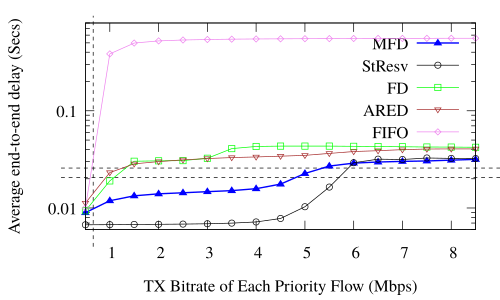

Source code (gnuplot):
#! xgp flow_pps.dat
# Created the Fri Dec  8 02:30:12 CET 2017 with:
#   ____________________________
#  /                            \
# /        xgp        __________/
# \__________________/.:nonsns:.
#
 
#-------------------------------------
# SHAPES:
# (c)ircle  (t)riangle (i)nv.tri.
#           (d)iamond  (s)quare
# FILLING:
# (f)illed  (o)paque  (e)mpty (default)
#-------------------------------------
   s=4  ; es=s  ; fs=s+1 ; os=s+66
   c=6  ; ec=c  ; fc=c+1 ; oc=os+1
   t=8  ; et=t  ; ft=t+1 ; ot=oc+1
   i=10 ; ei=i  ; fi=i+1 ; oi=ot+1
   d=12 ; ed=d  ; fd=d+1 ; od=oi+1
   p=14 ; ep=p  ; fp=p+1 ; op=od+1
#-------------------------------------
#  e.g.:  
#  empty circles vs filled squares
#  plot "file" u 1:3 w p pt ec, 
#           "" u 1:4 w lp pt fs
#-------------------------------------

#Happy gnuplotting

#ty=ARG1
set out "delay_new.pdf"
#set out "delay_detnet.pdf"
#set out "delay_fifo.pdf"
set term pdf font "Times,18"
#set terminal X11 enhanced font "courier 10 pitch, 16" size 1200,1000

set pointsize 0.75

set key top right
#set ylabel "Per flow rate [pps]"
#set title "Priority Bandwidth reservation Output (21Mbps Input link and 10Mbps Output link)\nPriority Bandwidth Sharing\n10 Detnet Flows and 2 Other heavy flows\nExplicit Bandwidth Reservation for Detnet Flows (Flows send their bandwidth requirement) \n and the remaining availble bandwidth is fairly shared by other flows."
#set title "Fifo Queue Output (21Mbps Input link and 10Mbps Output link)\n10 Detnet Flows and 2 Other heavy flows"

set xlabel "TX Bitrate of Each Priority Flow (Mbps)"
#\tTotal=3*(X)+2*(7) Mbps"
#set xtics 1

#set xrange [0:20]
#set ytics 0.1

set boxwidth 0.1
set style fill pattern

#set ytics nomirror
#set y2tics
#set yrange [0:5]
#set y2range [0:110]

set ylabel "Average end-to-end delay (Secs)"

#set y2label "Total Bandwidth Utilization (%)"
#set format y "%.t^.10^%T"
#set ytics 200000
#set yran [1e3:]
#min(a,b)=a<b?a:b
#stats 	'flow_pps.dat'	every ::1 using 1 nooutput
#total=int(STATS_sum)
#print("Total Throughput")
#print(total)
#f(x)=total
#set yrange [0:1]
#set ytics 1
set yrange [0.006:0.8]
#set xrange ["low";"mid" "high"]
set autoscale xfix
set logscale y 10
#t=ARG1

set arrow 1 from 0.66,0.004 to 0.66,0.95 nohead dt "-"
#set label "Bw Reservation" at 0.75,4.7

set arrow 2 from 0,0.0206 to 9,0.0206 nohead dt "-"

set arrow 3 from 0,0.02575 to 9,0.02575 nohead dt "-"



plot \
'<cat delay_util_profile_bwresv.dat'	u ($2)/1000:($3) t 'MFD' axes x1y1 with lp lc rgb "blue" lw 2 pt ft,\
'<cat delay_util_profile_stresv.dat'	u  ($2)/1000:($3) t 'StResv' axes x1y1 with lp lc rgb "black" pt ec,\
'<cat delay_util_profile_fd.dat'	u ($2)/1000:($3) t 'FD' axes x1y1 with lp lc rgb "green" pt es,\
'<cat delay_util_profile_ared.dat'	u ($2)/1000:($3) t 'ARED' axes x1y1 with lp lc rgb "brown" pt ei,\
'<cat delay_util_profile_fifo.dat'	u ($2)/1000:($3) t 'FIFO' axes x1y1 with lp lc rgb "violet" pt ed
#'<cat delay_util_profile_ared.dat'	u ($2)/1000:($3) t 'ARED' axes x1y1 with lp lc rgb "green"
#'<cat delay_util_profile_codel.dat'	u ($2)/1000:($3) t 'CODEL' axes x1y1 with lp lc rgb "violet",\



#'< cat delay_detnet_10.dat '    u ($0+1):($32)     notitle  axes x1y1 with steps lc rgb "blue" lw 2,\
#'< cat delay_fifo.dat '    u ($0+1):($32)     notitle  axes x1y1 with steps lc rgb "red" lw 2,\
#'< cat delay_detnet_10.dat '    u ($0+1):($32)     t 'BwResv Th=10'  axes x1y1 with points lc rgb "blue" lw 2,\
#'< cat delay_fifo.dat '    u ($0+1):($32)     t 'Fifo'  axes x1y1 with points lc rgb "red" lw 2,\
#'< cat delay_detnet_20.dat '    u ($0+1):($32)      notitle  axes x1y1 with steps lc rgb "brown" lw 2,\
#'< cat delay_detnet_20.dat '    u ($0+1):($32)     t 'BwResv Th=20'  axes x1y1 with points lc rgb "brown" lw 2,\
#'< cat delay_detnet_40.dat '    u ($0+1):($32)      notitle  axes x1y1 with steps lc rgb "orange" lw 2,\
#'< cat delay_detnet_40.dat '    u ($0+1):($32)     t 'BwResv Th=40'  axes x1y1 with points lc rgb "orange" lw 2,\
#'< cat delay_detnet_80.dat '    u ($0+1):($32)      notitle  axes x1y1 with steps lc rgb "black" lw 2,\
#'< cat delay_detnet_80.dat '    u ($0+1):($32)     t 'BwResv Th=80'  axes x1y1 with points lc rgb "black" lw 2

#'< cat delay.dat '    u ($0):($2)      t 'Latency Other-1'    axes x1y1 with steps lc rgb "green" lw 2,\
#'< cat delay.dat '    u ($0):($14)      t 'Latency Other-2'    axes x1y1 with steps lc rgb "orange" lw 2,\
#'< cat delay.dat '    u ($0):($8)      t 'Latency Detnet-1'   axes x1y1 with steps lc rgb "black" lw 2,\
#'< cat delay.dat '    u ($0):($20)     t 'Latency Detnet-2'  axes x1y1 with steps lc rgb "black" lw 2,\
#'< cat delay.dat '    u ($0):($26)     t 'Latency Detnet-3'  axes x1y1 with steps lc rgb "black" lw 2,\
#'< cat delay.dat '    u ($0):($32)     t 'Latency Detnet-4'  axes x1y1 with steps lc rgb "black" lw 2,\
#'< cat delay.dat '    u ($0):($38)     t 'Latency Detnet-5'  axes x1y1 with steps lc rgb "black" lw 2,\
#'< cat delay.dat '    u ($0):($44)     t 'Latency Detnet-6'  axes x1y1 with steps lc rgb "black" lw 2,\
#'< cat delay.dat '    u ($0):($50)     t 'Latency Detnet-7'  axes x1y1 with steps lc rgb "black" lw 2,\
#'< cat delay.dat '    u ($0):($56)     t 'Latency Detnet-8'  axes x1y1 with steps lc rgb "black" lw 2,\
#'< cat delay.dat '    u ($0):($62)     t 'Latency Detnet-9'  axes x1y1 with steps lc rgb "black" lw 2,\
#'< cat delay.dat '    u ($0):($68)     t 'Latency Detnet-10' axes x1y1 with steps lc rgb "black" lw 2,\
#'< cat delay.dat '    u ($0):($74)     t 'Total Mean Latency' axes x1y1 with steps lc rgb "red" lw 2
#pause 0.5
#reread

#plot \
#'< cat exp_10flows_rx.dat'    u ($0+1)*10:($2)      t 'Rx Detnet-1'  axes x1y1 with #lp pt 4 lc rgb "blue",\
#'< cat exp_10flows_rx.dat'    u ($0+1)*10:($5)      t 'Rx Detnet-2'  axes x1y1 with line  #lp pt 7 lc rgb "blue",\
#'< cat exp_10flows_rx.dat'    u ($0+1)*10:($8)      t 'Rx Detnet-3'  axes x1y1 with lp pt 8 lc rgb "red",\
#'< cat exp_10flows_rx.dat'    u ($0+1)*10:($11)      t 'Rx Detnet-4'  axes x1y1 with lp pt 11 lc rgb "red"
#'< sort -rnk1 /home/vk/FAIRDROP_BW_MASTER/NETWORKING_FAIRDROP_BW_1.0/plots/flow_pps.dat'	u ($0+1):($1/1000000)   	t 'Networking Alpha-1.0'  axes x1y1 with lp pt 4 lc rgb "black",	\
#'< sort -rnk1 /home/vk/FAIRDROP_BW_MASTER/ACT_FAIRDROP_BW_1.0/plots/flow_pps.dat'    u ($0+1):($1/1000000)      t 'Act Alpha-1.0'  axes x1y1 with lp pt 4 lc rgb "blue",    \
#'< sort -rnk1 /home/vk/FAIRDROP_BW_MASTER/NETWORKING_FAIRDROP_BW_0.4/plots/flow_pps.dat'    u ($0+1):($1/1000000)       t 'Networking Alpha-0.4'  axes x1y1 with lp pt 6 lc rgb "black", \
#'< sort -rnk1 /home/vk/FAIRDROP_BW_MASTER/ACT_FAIRDROP_BW_0.4/plots/flow_pps.dat'    u ($0+1):($1/1000000)      t 'Act Alpha-0.4'  axes x1y1 with lp pt 6 lc rgb "blue",    \
#'< sort -rnk1 /home/vk/FAIRDROP_BW_MASTER/NETWORKING_FAIRDROP_BW_0.1/plots/flow_pps.dat'    u ($0+1):($1/1000000)       t 'Networking Alpha-0.1'  axes x1y1 with lp pt 8 lc rgb "black", \
#'< sort -rnk1 /home/vk/FAIRDROP_BW_MASTER/ACT_FAIRDROP_BW_0.1/plots/flow_pps.dat'    u ($0+1):($1/1000000)      t 'Act Alpha-0.1'  axes x1y1 with lp pt 8 lc rgb "blue",    \

#'/home/vk/NOFAIRDROP_BW_RESULTS/plots/flow_pps.dat'  u ($0+1):($1/1000000) t 'Taildrop'   axes x1y1 with boxes lc rgb "violet"

#'flow_pps.dat'  u ($0+1+0.25):(f($1)/1000000)           t 'Per Flow Throughput'  axes x1y1 with boxes
